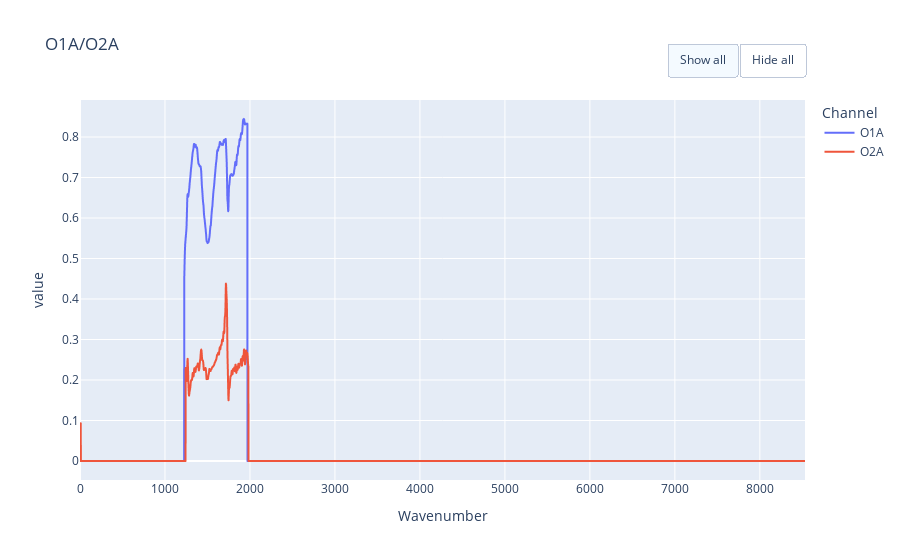

The code cell stored with this chart in its notebook:
### Markdown cell above
## Visualize the loaded spectrum with selected channels

### Code cell
fig1 = df_plot_plotly(spec.df, x="Wavenumber", y=["O1A", "O2A"], eps=0.0, title="O1A/O2A",window=False)
fig1.show()

### Figure 1 — Plotly figure (JSON) as saved in the notebook; plotly's stock layout.template omitted (floating-point values rounded to 4 significant figures; data arrays with more than 128 entries replaced by an {"elided": "..."} marker saying what was removed)
{"data": [{"hovertemplate": "variable=O1A<br>Wavenumber=%{x}<br>value=%{y}<extra></extra>", "legendgroup": "O1A", "line": {"color": "#636efa", "dash": "solid"}, "marker": {"symbol": "circle"}, "mode": "lines", "name": "O1A", "showlegend": true, "type": "scattergl", "x": {"elided": "4096 float values"}, "xaxis": "x", "y": {"elided": "4096 float values"}, "yaxis": "y"}, {"hovertemplate": "variable=O2A<br>Wavenumber=%{x}<br>value=%{y}<extra></extra>", "legendgroup": "O2A", "line": {"color": "#EF553B", "dash": "solid"}, "marker": {"symbol": "circle"}, "mode": "lines", "name": "O2A", "showlegend": true, "type": "scattergl", "x": {"elided": "4096 float values"}, "xaxis": "x", "y": {"elided": "4096 float values"}, "yaxis": "y"}], "layout": {"hovermode": "x unified", "legend": {"title": {"text": "Channel"}, "tracegroupgap": 0}, "title": {"text": "O1A/O2A"}, "updatemenus": [{"buttons": [{"args": [{"visible": [true, true]}], "label": "Show all", "method": "update"}, {"args": [{"visible": ["legendonly", "legendonly"]}], "label": "Hide all", "method": "update"}], "direction": "right", "type": "buttons", "x": 1, "xanchor": "right", "y": 1.15}], "xaxis": {"anchor": "y", "domain": [0, 1], "title": {"text": "Wavenumber"}}, "yaxis": {"anchor": "x", "domain": [0, 1], "title": {"text": "value"}}}}
